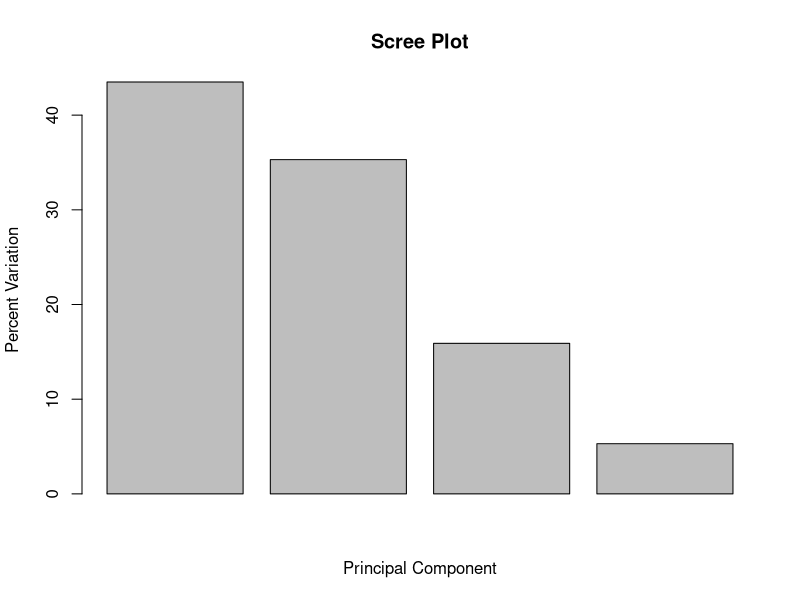
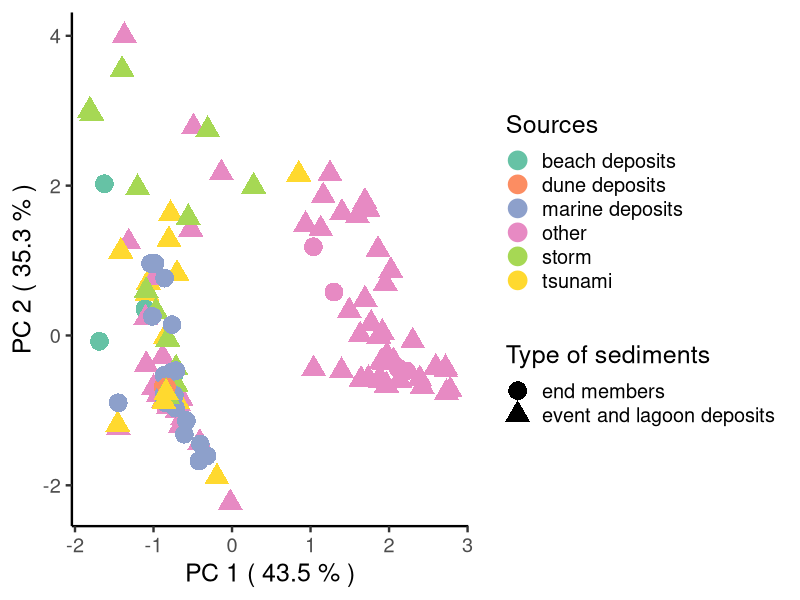
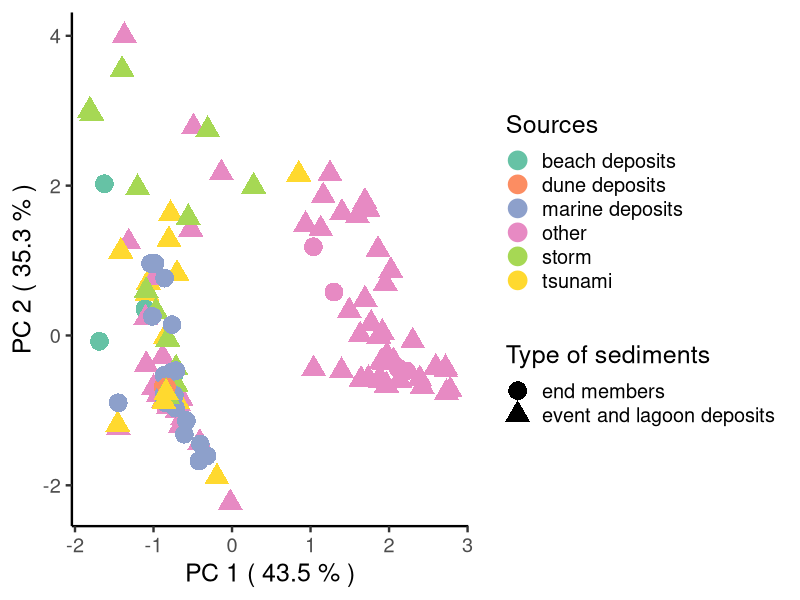

R code for these plots, in order:
library(readxl)
library(tidyverse)
library(ggplot2)
library(RColorBrewer)
library(ggsci)


df <- read_excel("input/tsunastorm_grainsize.xlsx", sheet = "Logarithmic_fw57")
colnames(df)[1] <- "Sample_name"
colnames(df)[2] <- "Mean"
colnames(df)[8] <- "Sorting"

metadata <- read.csv("input/metadata.csv")
colnames(metadata)[1] <- "Sample_name"


df2PCA <- df %>%
  select(Sample_name, Mean, Sorting, Skewness, Kurtosis) %>%
  column_to_rownames(var="Sample_name")


#Perform PCA
pca <- prcomp(df2PCA, scale=TRUE)

#calculate percent variation per PC
pca.var <- pca$sdev^2
pca.var.per <- round(pca.var/sum(pca.var)*100, 1)
barplot(pca.var.per, main="Scree Plot", xlab="Principal Component", ylab="Percent Variation")

#create a data frame
pca.data <- data.frame(Sample_name=rownames(pca$x),
                       X=pca$x[,1],
                       Y=pca$x[,2])
#merge with metadata
merged <- right_join(metadata, pca.data)

# make a plot
PCA_plot <- ggplot(data=merged, aes(x=X, y=Y, shape=Type_general, color = Type_details)) +
  geom_point(size=6) +
  theme_classic(base_size = 18) +
  guides(shape = guide_legend(title = "Type of sediments")) +
  guides(color = guide_legend(title = "Sources")) + 
  xlab(paste("PC 1 (", pca.var.per[1], "% )" )) +
  ylab(paste("PC 2 (", pca.var.per[2], "% )" )) +
  scale_colour_brewer(palette = 'Set2')
PCA_plot

#calculate PCs loadings
PC1_loading_scores <- pca$rotation[,1]
PC2_loading_scores <- pca$rotation[,2]

PC1_loading_scores
PC2_loading_scores

#save plot file
ggsave("PCA.png", plot = PCA_plot, bg = "white", width = 20, height = 10.4, device = "png", path = "output")
